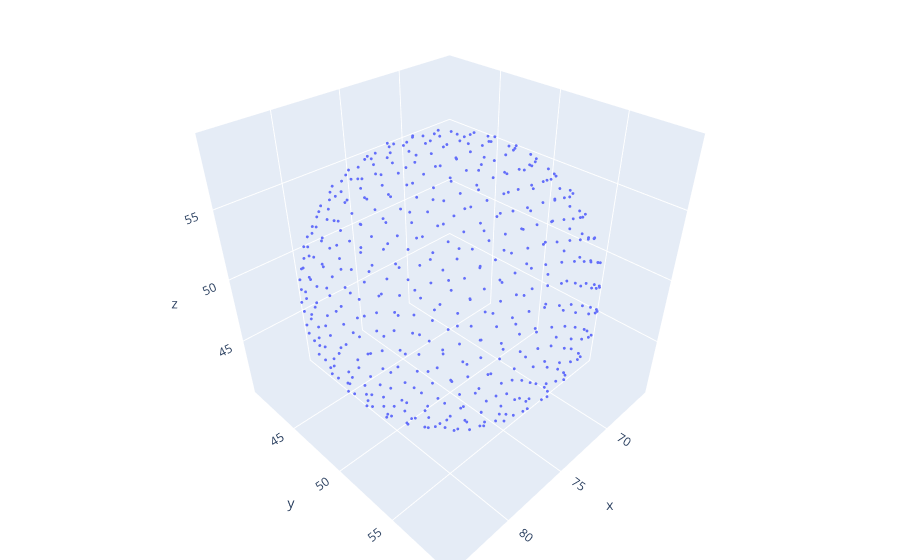

The notebook cell saved with this chart:
### Code cell
x = [new_points[i][0] for i in range(len(points))]
y = [new_points[i][1] for i in range(len(points))]
z = [new_points[i][2] for i in range(len(points))]

fig = go.Figure(data=[go.Scatter3d(
    x=x,
    y=y,
    z=z,
    mode='markers',
    marker=dict(
        size=1,
    )
)])

# tight layout
fig.update_layout(margin=dict(l=0, r=0, b=0, t=0))
fig.show()

### Figure 1 — Plotly figure (JSON) as saved in the notebook; plotly's stock layout.template omitted (floating-point values rounded to 4 significant figures; data arrays with more than 128 entries replaced by an {"elided": "..."} marker saying what was removed)
{"data": [{"marker": {"size": 1}, "mode": "markers", "type": "scatter3d", "x": {"elided": "500 float values"}, "y": {"elided": "500 float values"}, "z": {"elided": "500 float values"}}], "layout": {"margin": {"b": 0, "l": 0, "r": 0, "t": 0}}}
